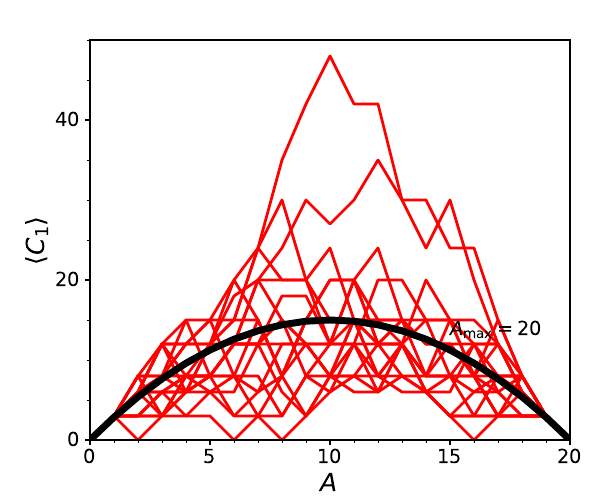

This figure's Python source:
import matplotlib.pyplot as plt
from matplotlib.lines import Line2D
import numpy as np
import os
from pylab import *
from matplotlib import ticker
from matplotlib.ticker import ScalarFormatter
sformatter=ScalarFormatter(useOffset=True,useMathText=True)
sformatter.set_scientific(True)
sformatter.set_powerlimits((-2,3))

#plt.ticklabel_format(style='sci', axis='y', scilimits=(0,0))

font = {'family' : 'serif',
        'weight' : 'normal',
        'size'   : 14}
plt.rc('font', **font)
plt.rc('text', usetex=False)
plt.figure(figsize=(6,5))
fig = plt.figure(1)
ax = fig.add_axes([0.15,0.12,0.8,0.8])

a10=np.arange(0,11)
a20=np.arange(0,21)
a30=np.arange(0,31)
a40=np.arange(0,41)

mydata=np.loadtxt('../trajectories/A20.dat',skiprows=0,unpack=False)
for i in arange(0,20):
  plt.plot(a20,mydata[i],color='r',linestyle='-',linewidth=2,marker='None')

#amax=5
#z10=1.5*(amax-(a10-amax)*(a10-amax)/amax)
#plt.plot(a10,z10,color='k',linestyle='-',linewidth='6',marker='None')
amax=10
z20=1.5*(amax-(a20-amax)*(a20-amax)/amax)
plt.plot(a20,z20,color='k',linestyle='-',linewidth=5)
#amax=15
#z30=1.5*(amax-(a30-amax)*(a30-amax)/amax)
#plt.plot(a30,z30,color='k',linestyle='-',linewidth='6',marker='None')
#amax=20
#z40=1.5*(amax-(a40-amax)*(a40-amax)/amax)
#plt.plot(a40,z40,color='k',linestyle='-',linewidth='6',marker='None')

#plt.semilogy(x,y)

ax.tick_params(axis='both', which='major', labelsize=14)

ax.set_xticks(np.arange(0,81,5), minor=False)
ax.set_xticklabels(np.arange(0,81,5), minor=False, family='serif')
ax.set_xticks(np.arange(0,81,1), minor=True)
#ax.xaxis.set_major_formatter(ticker.FormatStrFormatter('%0.1f'))
ax.xaxis.set_major_formatter(sformatter)
plt.xlim(0.0,20)

ax.set_yticks(np.arange(0,200,20), minor=False)
ax.set_yticklabels(np.arange(0,200,20), minor=False, family='serif')
ax.set_yticks(np.arange(0,200,5), minor=True)
plt.ylim(0.0,50.0)
#ax.set_yticks(0.1:1.0:10.0:100.0, minor=True)
#ax.yaxis.set_major_formatter(ticker.FormatStrFormatter('%.1e'))
ax.yaxis.set_major_formatter(sformatter)

text(15,13,'$A_{\\rm max}=20$')
text(30,24,'$A_{\\rm max}=40$')
#text(45,35,'$A_{\\rm max}=60$')
#text(60,46,'$A_{\\rm max}=80$')

plt.xlabel('$A$', fontsize=18, weight='normal')
plt.ylabel('$\langle C_1\\rangle$',fontsize=18)
#plt.title('MathText Number $\sum_{n=1}^\infty({-e^{i\pi}}/{2^n})$!',
#fontsize=12, color='gray')
#plt.subplots_adjust(top=0.85)
plt.savefig('traj.pdf',format='pdf')
os.system('open -a Preview traj.pdf')
#plt.show()
quit()
